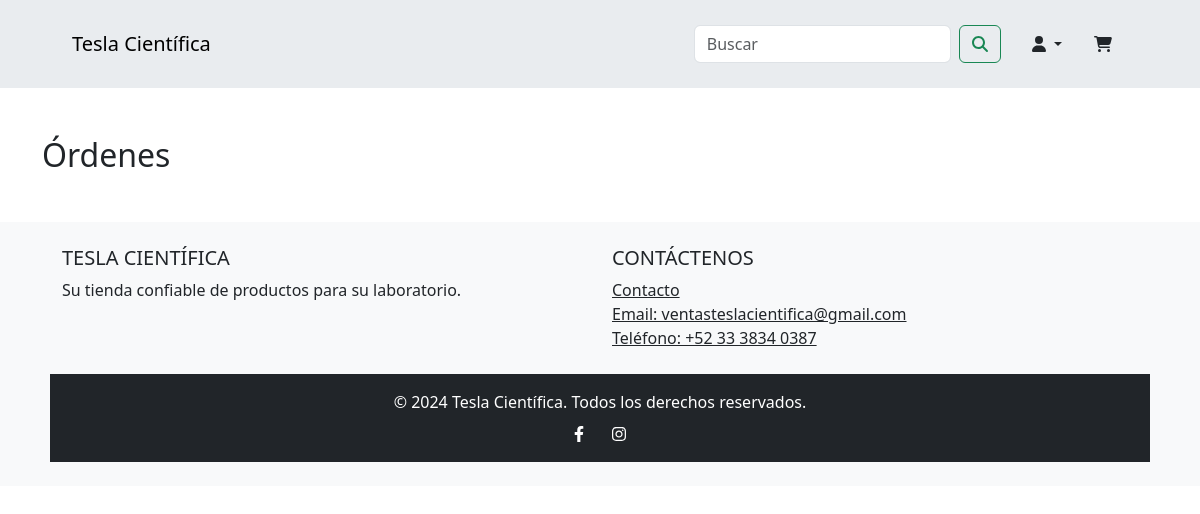
Page /orders (signed in) on the earlier database version.
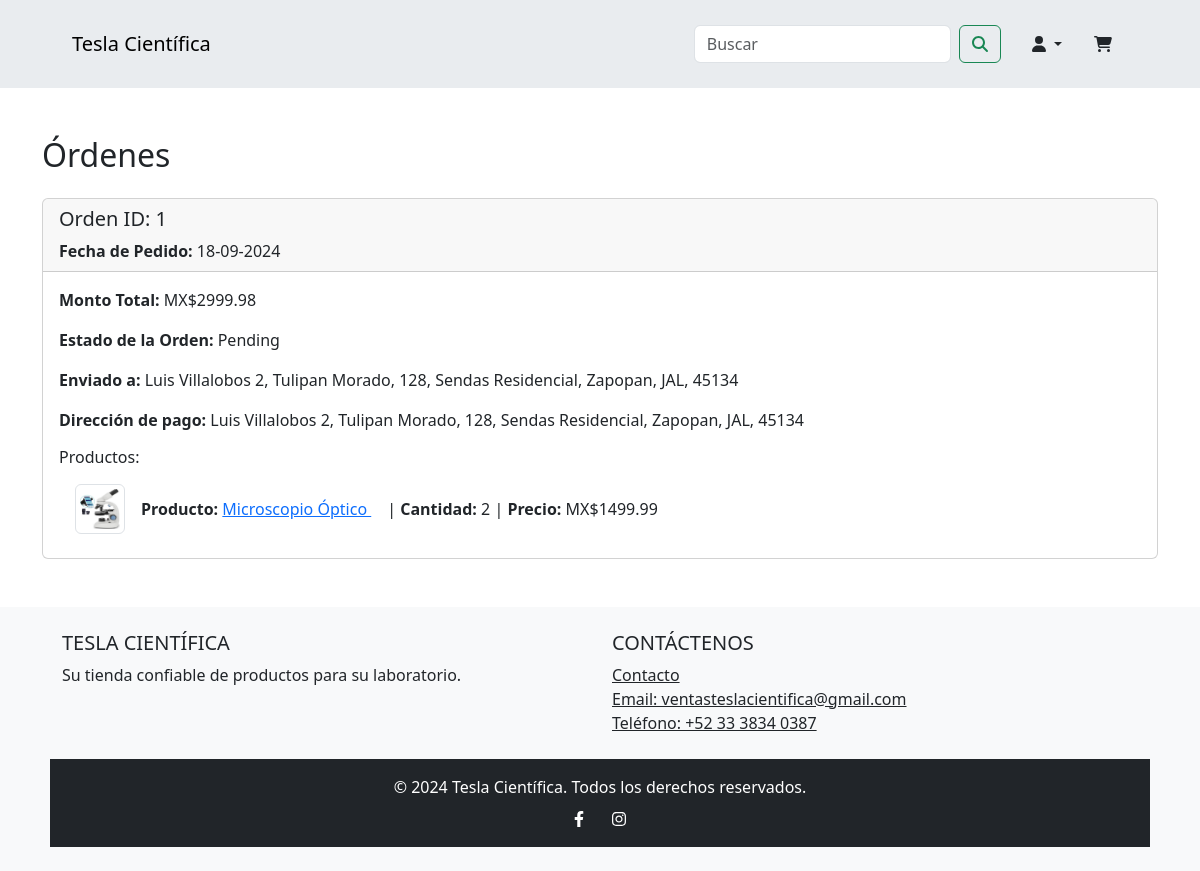
Same page on the later database version.
### app/models.py (models this page shows, shortened)
class Order(db.Model):
    id = db.Column(db.Integer, primary_key=True)
    client_id = db.Column(db.Integer, db.ForeignKey("client.id"), nullable=False)
    tracking_number = db.Column(db.String(50), nullable=True)
    date_ordered = db.Column(db.DateTime, nullable=False, default=datetime.utcnow)
    total_amount = db.Column(db.Float, nullable=False)
    status = db.Column(db.String(50), nullable=False, default="Pending")
    billing_id = db.Column(db.Integer, db.ForeignKey("billing.id"), nullable=True)
    shipping_address_id = db.Column(
        db.Integer, db.ForeignKey("shipping_address.id"), nullable=False
    )
    payment_address_id = db.Column(
        db.Integer, db.ForeignKey("payment_address.id"), nullable=False
    )
    forma_de_pago = db.Column(db.String(100), nullable=False)
    metodo_de_pago = db.Column(db.String(100), nullable=False)
    billing = db.relationship("Billing", backref="orders")
    shipping_address = db.relationship("ShippingAddress", backref="orders")
    payment_address = db.relationship("PaymentAddress", backref="orders")
    order_items = db.relationship("OrderItem", backref="order", lazy=True)

class ShippingAddress(db.Model):
    id = db.Column(db.Integer, primary_key=True)
    client_id = db.Column(db.Integer, db.ForeignKey("client.id"), nullable=False)
    nombre = db.Column(db.String(100), nullable=False)
    apellidos = db.Column(db.String(100), nullable=False)
    celular = db.Column(db.String(10), nullable=False)
    empresa = db.Column(db.String(100))
    calle = db.Column(db.String(100), nullable=False)
    numero = db.Column(db.String(10), nullable=False)
    num_int = db.Column(db.String(10))
    referencias = db.Column(db.String(255))
    colonia = db.Column(db.String(100), nullable=False)
    cp = db.Column(db.String(5), nullable=False)
    ciudad = db.Column(db.String(100), nullable=False)
    estado = db.Column(db.String(100), nullable=False)
    is_deleted = db.Column(db.Boolean, default=False, server_default="0")

class PaymentAddress(db.Model):
    id = db.Column(db.Integer, primary_key=True)
    client_id = db.Column(db.Integer, db.ForeignKey("client.id"), nullable=False)
    nombre = db.Column(db.String(100), nullable=False)
    apellidos = db.Column(db.String(100), nullable=False)
    calle = db.Column(db.String(100), nullable=False)
    numero = db.Column(db.String(10), nullable=False)
    num_int = db.Column(db.String(10))
    referencias = db.Column(db.String(255))
    colonia = db.Column(db.String(100), nullable=False)
    cp = db.Column(db.String(5), nullable=False)
    ciudad = db.Column(db.String(100), nullable=False)
    estado = db.Column(db.String(100), nullable=False)
    is_deleted = db.Column(db.Boolean, default=False, server_default="0")

class OrderItem(db.Model):
    id = db.Column(db.Integer, primary_key=True)
    order_id = db.Column(db.Integer, db.ForeignKey("order.id"), nullable=False)
    product_id = db.Column(db.Integer, db.ForeignKey("product.id"), nullable=False)
    quantity = db.Column(db.Integer, nullable=False)
    price = db.Column(db.Float, nullable=False)
    product = db.relationship("Product", backref="order_items")

class Product(db.Model):
    id = db.Column(db.Integer, primary_key=True)
    name = db.Column(db.String(100), nullable=False)
    internal_sku = db.Column(db.String(50), unique=True, nullable=False)
    brand_sku = db.Column(db.String(50), default="N/A", server_default="N/A")
    price = db.Column(db.Float, nullable=False)
    description = db.Column(db.Text, default="N/A", server_default="N/A")
    units_in_stock = db.Column(db.Integer, default=0, server_default="0")
    old_price = db.Column(db.Float, nullable=True)
    is_featured = db.Column(db.Boolean, default=False, server_default="0")
    date_added = db.Column(
        db.DateTime, default=datetime.now, server_default=text("CURRENT_TIMESTAMP")
    )
    img_src = db.Column(db.String(255), nullable=True)
    images = db.relationship("ProductImage", backref="product", lazy=True)
    product_tags = db.relationship('ProductTag', back_populates='product')
    tags = db.relationship('Tag', secondary='product_tag', back_populates='products')

### app/routes.py (the view)
@main.route("/orders")
@login_required
def orders():
    user = current_user
    orders = (
        Order.query.filter_by(client_id=user.id)
        .order_by(Order.date_ordered.desc())
        .options(joinedload(Order.order_items).joinedload(OrderItem.product))
        .all()
    )
    return render_template("orders.html", orders=orders)

### app/models.py (called while the page is built)
@login_manager.user_loader
def load_user(user_id):
    return Client.query.get(int(user_id))

### app/templates/orders.html (shortened to what this page needs)
{% include "header.html" %} {% block content %}
<div class="container mt-5">
  <h2 class="mt-3">Órdenes</h2>
  <div class="row mt-4">
    {% for order in orders %}
    <div class="col-md-12 mb-4">
      <div class="card">
        <div class="card-header">
          <h5 class="card-title">Orden ID: {{ order.id }}</h5>
          <p class="card-text">
            <strong>Fecha de Pedido:</strong> {{
            order.date_ordered.strftime('%d-%m-%Y') }}
          </p>
        </div>
        <div class="card-body">
          <p><strong>Monto Total:</strong> MX${{ order.total_amount }}</p>
          <p><strong>Estado de la Orden:</strong> {{ order.status }}</p>
          <p>
            <strong>Enviado a:</strong> {{ order.shipping_address.nombre }} {{
            order.shipping_address.apellidos }}, {{ order.shipping_address.calle
            }}, {{ order.shipping_address.numero }}, {{
            order.shipping_address.colonia }}, {{ order.shipping_address.ciudad
            }}, {{ order.shipping_address.estado }}, {{
            order.shipping_address.cp }}
          </p>
          <p>
            <strong>Dirección de pago:</strong> {{ order.payment_address.nombre
            }} {{ order.payment_address.apellidos }}, {{
            order.payment_address.calle }}, {{ order.payment_address.numero }},
            {{ order.payment_address.colonia }}, {{ order.payment_address.ciudad
            }}, {{ order.payment_address.estado }}, {{ order.payment_address.cp
            }}
          </p>
          <h6>Productos:</h6>
          <ul class="list-group list-group-flush">
            {% for item in order.order_items %}
            <li class="list-group-item d-flex align-items-center">
              {% if item.product.img_src %}
              <img
                src="{{ url_for('static', filename='img/' ~ item.product.img_src) }}"
                alt="{{ item.product.name }}"
                class="img-thumbnail me-3"
                style="width: 50px; height: 50px"
              />
              {% endif %}
              <div>
                <strong>Producto:</strong>
                <a
                  href="{{ url_for('main.product', id=item.product.id) }}"
                  class="me-3"
                >
                  {{ item.product.name }}
                </a>
                | <strong>Cantidad:</strong> {{ item.quantity }} |
                <strong>Precio:</strong> MX${{ item.price }}
              </div>
            </li>
            {% endfor %}
          </ul>
        </div>
      </div>
    </div>
    {% endfor %}
  </div>
</div>
{% endblock %} {% include "footer.html" %}

### app/templates/header.html (shortened to what this page needs)
<!DOCTYPE html>
<html lang="en">
  <head>
    {% block styles %}
    <link
      href="{{ url_for('static', filename='css/styles.css') }}"
      rel="stylesheet"
    />
    <link
      href="{{ url_for('static', filename='css/bootstrap.min.css') }}"
      rel="stylesheet"
    />
    {% endblock %}
  </head>
  <body>
    <nav class="navbar navbar-expand-lg navbar-light" id="mainNav">
      <div class="container">
        <a class="navbar-brand" href="/">Tesla Científica</a>
        <div class="collapse navbar-collapse" id="navbarResponsive">
          <form
            class="d-flex ms-auto navbar-form"
            action="{{ url_for('main.search') }}"
            method="GET"
          >
            <input
              class="form-control me-2"
              type="search"
              placeholder="Buscar"
              aria-label="Search"
              name="query"
            />
            <button class="btn btn-outline-success" type="submit">
              <i class="fas fa-search"></i>
            </button>
          </form>
          <div class="nav-item dropdown">
            <a
              class="nav-link px-lg-3 py-3 py-lg-4 dropdown-toggle"
              href="#"
              id="navbarDropdown"
              role="button"
              data-bs-toggle="dropdown"
              aria-expanded="false"
            >
              <i class="fas fa-user"></i>
            </a>
          </div>
        </div>
        <a
          class="nav-link px-lg-3 py-3 py-lg-4"
          href="{{ url_for('main.cart') }}"
        >
          <i class="fas fa-shopping-cart"></i>
        </a>
      </div>
    </nav>
  </body>
</html>

### app/templates/footer.html (shortened to what this page needs)
<footer class="bg-light text-center text-lg-start mt-4">
  <div class="container-fluid py-4">
    <div class="row justify-content-center mb-4">
      <div class="col-11">
        <div class="row">
          <div class="col-lg-6 col-md-12 mb-4 mb-md-0">
            <h5 class="text-uppercase">Tesla Científica</h5>
            <p>Su tienda confiable de productos para su laboratorio.</p>
          </div>
          <div class="col-lg-6 col-md-12 mb-4 mb-md-0">
            <h5 class="text-uppercase">Contáctenos</h5>
            <ul class="list-unstyled mb-0">
              <li><a href="#!" class="text-dark">Contacto</a></li>
              <li>
                <a
                  href="mailto:ventasteslacientifica@gmail.com"
                  class="text-dark"
                  >Email: ventasteslacientifica@gmail.com</a
                >
              </li>
              <li>
                <a href="tel:+523338340387" class="text-dark"
                  >Teléfono: +52 33 3834 0387</a
                >
              </li>
            </ul>
          </div>
        </div>
      </div>
    </div>
    <div class="row justify-content-center">
      <div class="col-11 text-center p-3 bg-dark text-white">
        &copy; 2024 Tesla Científica. Todos los derechos reservados.
        <div class="mt-2">
          <a
            href="https://www.facebook.com"
            class="text-white me-4"
            target="_blank"
            ><i class="fab fa-facebook-f"></i
          ></a>
          <a href="https://www.instagram.com" class="text-white" target="_blank"
            ><i class="fab fa-instagram"></i
          ></a>
        </div>
      </div>
    </div>
  </div>
</footer>

### app/static/css/styles.css (style rules this page uses)
.navbar { background-color: #e9ecef; }
.navbar .container { max-width: 90%; }
.navbar-form { margin-right: 15px; }

Differences in the rows shown:
added Order: id "1", date_ordered "18-09-2024", total_amount "2999.98", status "Pending", shipping_address.nombre "Luis", shipping_address.apellidos "Villalobos 2", shipping_address.calle "Tulipan Morado", shipping_address.numero "128", shipping_address.colonia "Sendas Residencial", shipping_address.ciudad "Zapopan", shipping_address.estado "JAL", shipping_address.cp "45134", payment_address.nombre "Luis", payment_address.apellidos "Villalobos 2", payment_address.calle "Tulipan Morado", payment_address.numero "128", payment_address.colonia "Sendas Residencial", payment_address.ciudad "Zapopan", payment_address.estado "JAL", payment_address.cp "45134"
added OrderItem: img_src (picture), product.name "Microscopio Óptico", quantity "2", price "1499.99"
